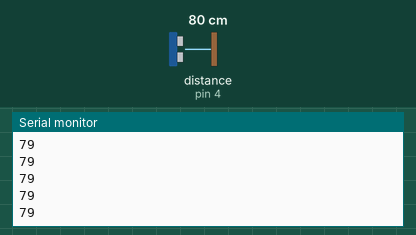
Recording of a sketch running on a simulated Arduino Uno, built with avr-gcc and run on an emulated ATmega328P. Parts: the last lines printed to the serial monitor. Wiring (inferred from the names in the program): ultrasonic range finder: trigger pin 2; echo pin 4. The inputs (shaded band) are chosen by the test bench; at power-on: distance to the obstacle (sensor on pin 4) 80 cm. The echo pulse lasts 58.3 µs per cm.

Above: at 1.2 s.
1.3 s: distance to the obstacle (sensor on pin 4) set to 2 cm
At 1.38 s:
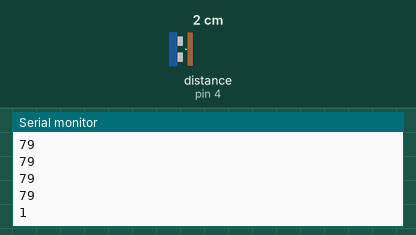
2.8 s: distance to the obstacle (sensor on pin 4) set to 4 cm
At 2.89 s:
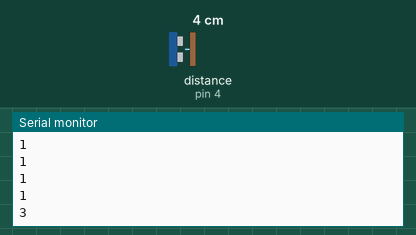
Timing chart, 0 to 5.8 s (numbered marks = the images above; inputs shaded):
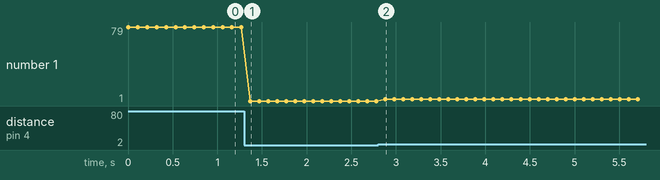

The sketch:

DistanceTest.ino
```cpp
/*
HC-SR04 Ping distance sensor]
VCC to arduino 5v GND to arduino GND
Echo to Arduino pin 13 Trig to Arduino pin 12
Red POS to Arduino pin 11
Green POS to Arduino pin 10
560 ohm resistor to both LED NEG and GRD power rail
More info at: http://goo.gl/kJ8Gl
Original code improvements to the Ping sketch sourced from Trollmaker.com
Some code and wiring inspired by http://en.wikiversity.org/wiki/User:Dstaub/robotcar
*/

#define trigPin 2
#define echoPin 4

void setup() {
  Serial.begin (9600);
  pinMode(trigPin, OUTPUT);
  pinMode(echoPin, INPUT);
}

void loop() {
  long duration, distance;
  digitalWrite(trigPin, LOW);  // Added this line
  delayMicroseconds(2); // Added this line
  digitalWrite(trigPin, HIGH);
//  delayMicroseconds(1000); - Removed this line
  delayMicroseconds(10); // Added this line
  digitalWrite(trigPin, LOW);
  duration = pulseIn(echoPin, HIGH);
  distance = (duration/2) / 29.1;
  Serial.print(distance);
  Serial.print("\n");
  delay(100);
}
```

Measured:
- after the input at 1.3 s, the serial monitor: prints a new line after 0.07 s (image 1)
- after the input at 2.8 s, the serial monitor: prints a new line after 0.08 s (image 2)
- plotted number 1: 79 → 1 after the input at 1.3 s, 1 → 3 after the input at 2.8 s
